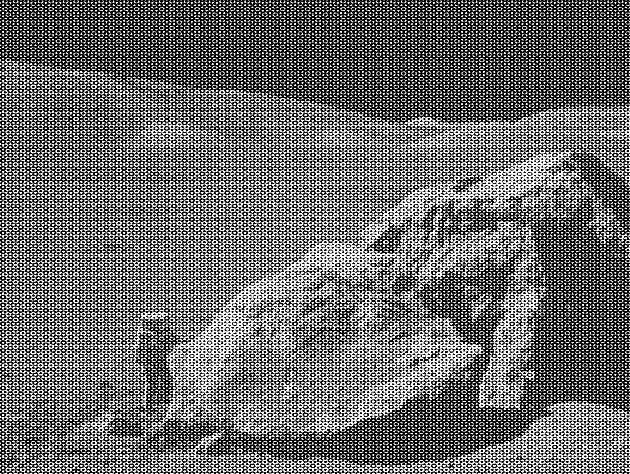
#> input picture moonlanding.png, 630 x 474 px
$ jupyter execute --allow-errors 09ex_Algorithms.ipynb   (shell and % lines are left out)
#> lines starting #> are read from the running program, lines starting #| are printed output that depends on the picture; long printed decimals are rounded
[cell 1]
from scipy import optimize, stats, interpolate, fftpack

import matplotlib as mpl
import numpy as np
import matplotlib.pyplot as plt
import pylab

1\. **Maximum wind speed prediction at the Sprogø station**

The exercise goal is to predict the maximum wind speed occurring every 50 years even if no measure exists for such a period. The available data are only measured over 21 years at the Sprogø meteorological station located in Denmark.

The annual maxima are supposed to fit a normal probability density function. However such function is not going to be estimated because it gives a probability from a wind speed maxima. Finding the maximum wind speed occurring every 50 years requires the opposite approach, the result needs to be found from a defined probability. That is the quantile function role and the exercise goal will be to find it. In the current model, it is supposed that the maximum wind speed occurring every 50 years is defined as the upper 2% quantile.

By definition, the quantile function is the inverse of the cumulative distribution function. The latter describes the probability distribution of an annual maxima. In the exercise, the cumulative probability $p_i$ for a given year i is defined as $p_i = i/(N+1)$ with $N = 21$, the number of measured years. Thus it will be possible to calculate the cumulative probability of every measured wind speed maxima. From those experimental points, the scipy.interpolate module will be very useful for fitting the quantile function. Finally the 50 years maxima is going to be evaluated from the cumulative probability of the 2% quantile.

Practically, load the dataset:

```python
import numpy as np
max_speeds = np.load('max-speeds.npy')
years_nb = max_speeds.shape[0]
```

Compute then the cumulative probability $p_i$ (`cprob`) and sort the maximum speeds from the data. Use then the  UnivariateSpline from scipy.interpolate to define a quantile function and thus estimate the probabilities.

In the current model, the maximum wind speed occurring every 50 years is defined as the upper 2% quantile. As a result, the cumulative probability value will be:

```python
fifty_prob = 1. - 0.02
```

So the storm wind speed occurring every 50 years can be guessed as:

``` python
fifty_wind = quantile_func(fifty_prob)
```

[cell 2]
import numpy as np
#> (the rest of this cell did not finish here and is left out)

2\. **Curve fitting of temperature in Alaska**

The temperature extremes in Alaska for each month, starting in January, are given by (in degrees Celcius):

max:  17,  19,  21,  28,  33,  38, 37,  37,  31,  23,  19,  18

min: -62, -59, -56, -46, -32, -18, -9, -13, -25, -46, -52, -58

* Plot these temperature extremes.
* Define a function that can describe min and max temperatures.
* Fit this function to the data with scipy.optimize.curve_fit().
* Plot the result. Is the fit reasonable? If not, why?
* Is the time offset for min and max temperatures the same within the fit accuracy?

[cell 3]
maxima = [17,  19,  21,  28,  33,  38, 37,  37,  31,  23,  19,  18]
minima = [-62, -59, -56, -46, -32, -18, -9, -13, -25, -46, -52, -58]

fig, (ax0, ax1) = plt.subplots(nrows=1, ncols=2, figsize=(12, 6))

def gauss(x, H, A, x0, sigma):
    return H + A * np.exp(-(x - x0) ** 2 / (2 * sigma ** 2))

x = np.linspace(0, len(maxima)-1, 100)

params, params_covariance = optimize.curve_fit(gauss, range(0, len(maxima)), maxima, p0=[-60, 50, 6, 2])
ax0.scatter(range(0, len(maxima)), maxima, label = 'massimi', c='r')
ax0.plot(x, gauss(x, params[0], params[1], params[2], params[3]), label='fitted curve')
ax0.legend()

print(params)

params, params_covariance = optimize.curve_fit(gauss, range(0, len(minima)), minima, p0=[-60, 50, 6, 2])
ax1.scatter(range(0, len(minima)), minima, label = 'minimi', c='r')
ax1.plot(x, gauss(x, params[0], params[1], params[2], params[3]), label='fitted curve')
ax1.legend()

print(params)
# The plot seem reasonable, exept for the fact that there seem to be two maxima in the maxima

stats.ttest_ind(maxima, minima)
# The result of the t-test says that they are not compatible
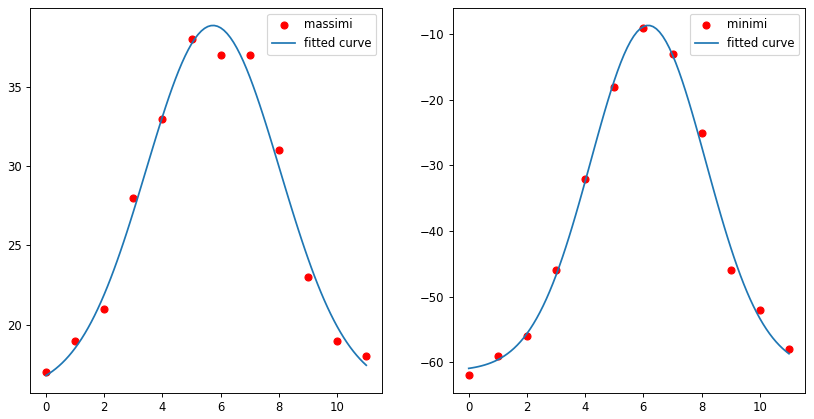
#> figure drawn by matplotlib, 2 panels; panel 1: curve peaks at x = 5.78, y = 38.87; panel 2: curve peaks at x = 6.11, y = -8.69

3\. **2D minimization of a six-hump camelback function**

$$
f(x,y) = \left(4-2.1x^2+\frac{x^4}{3} \right) x^2 +xy + (4y^2 -4)y^2
$$

has multiple global and local minima. Find the global minima of this function.

Hints:

* Variables can be restricted to $-2 < x < 2$ and $-1 < y < 1$.
* Use numpy.meshgrid() and pylab.imshow() to find visually the regions.
* Use scipy.optimize.minimize(), optionally trying out several of its methods.

How many global minima are there, and what is the function value at those points? What happens for an initial guess of $(x, y) = (0, 0)$ ?

[cell 4]
# Define the function
def f(x, y):
    return ((4 - 2.1*x**2 + x**4/3)*x**2 + x*y + (4*y**2 - 4)*y**2)
# To evaluate the minima in multiple dimensions, better to use lambda functions
fun = lambda x: (4 - 2.1*x[0]**2 + x[0]**4/3)*x[0]**2 + x[0]*x[1] + (4*x[1]**2 - 4)*x[1]**2

# Define the dimension of analisys
X = np.arange(-2, 2, 0.05)
Y = np.arange(-1, 1, 0.05)
X, Y = np.meshgrid(X, Y)

# Visually see the function in that region
pylab.imshow(f(X, Y), extent=[np.min(X), np.max(X), np.min(Y), np.max(Y)], interpolation='nearest')
plt.show()
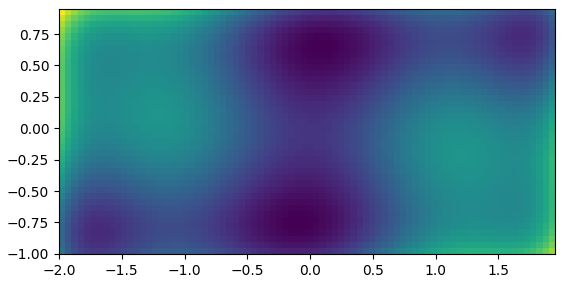
#> figure drawn by matplotlib, 1 panel

# Find the minima
x_init = [-1, -1]
solution = optimize.minimize(fun, x_init)
print(solution.x)

# For different initial guess, the two minima found are:
# [ 0.08984197, -0.71265635] (upper one)
# [-0.08984198,  0.71265633] (lower one)
# But for the initial guess [0, 0], the output is exactly [0, 0]

[cell 5]
# CHECK THR SOLUTION USING MATHEMATICA AND IN ONE DIMENSION
# One can use the method given by Scipy
from scipy.optimize import basinhopping

def f(x, y):
    return ((4 - 2.1*x**2 + x**4/3)*x**2 + x*y + (4*y**2 - 4)*y**2)

margin_up = 0
margin_down = -2
x = np.linspace(margin_down, margin_up, 1000)
y = np.linspace(margin_down, margin_up, 1000)

x0, y0 = -0.089842, 0.712656 # Found using mathematica
solution = basinhopping(f, x0, stepsize=1, minimizer_kwargs={'args': (y0,)})

plt.plot(x, f(x, y0),'r-')
plt.axvline(solution.x)
print(solution.x)
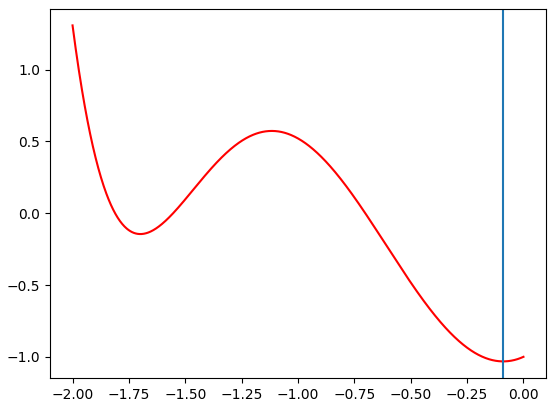
#> figure drawn by matplotlib, 1 panel; curve peaks at x = -2, y = 1.31

4\. **FFT of a simple dataset**

Performe a periodicity analysis on the lynxs-hares population

5\. **FFT of an image**

* Examine the provided image `moonlanding.png`, which is heavily contaminated with periodic noise. In this exercise, we aim to clean up the noise using the Fast Fourier Transform.
* Load the image using pylab.imread().
* Find and use the 2-D FFT function in scipy.fftpack, and plot the spectrum (Fourier transform of) the image. Do you have any trouble visualising the spectrum? If so, why?
* The spectrum consists of high and low frequency components. The noise is contained in the high-frequency part of the spectrum, so set some of those components to zero (use array slicing).
* Apply the inverse Fourier transform to see the resulting image.

[cell 6]
# CLEAN THE PHOTO
# Load the data image (matrix)
sig = pylab.imread("moonlanding.png")
#> sig is the input picture: shape (474, 630) float32; min 0, max 1, mean 0.424

# Show the initial result of the data in a good picture
fig, (ax0, ax1) = plt.subplots(nrows=1, ncols=2, figsize=(18, 9))
ax0.imshow(sig, cmap=plt.cm.gray)

# Perform a 2-D fft taking the real part
sig_fft = fftpack.fft2(sig)
edited_sig_fft = sig_fft.copy()
power = np.abs(sig_fft)

# And then removing it also from the signal
percent = 99.9
edited_sig_fft[power > np.percentile(power, percent)] = 0
print('We will keep all signals with power less than', np.percentile(power, percent))
#| We will keep all signals with power less than 1247.141

# Apply the inverse fft
inverse = fftpack.ifft2(edited_sig_fft)
ax1.imshow(np.real(inverse), cmap=plt.cm.gray)


# FRERQUENCIES ANALISYS
sample_freq = fftpack.fftfreq(sig.size)
power = power.reshape(sample_freq.shape)
# There is a problem visualizing the spectrum: the power have been reshaped because of their incompatibile shape

# Plot the FFT power w.r.t. frequency
fig1, (ax2, ax3) = plt.subplots(nrows=1, ncols=2, figsize=(10, 5))
ax2.plot(sample_freq, power)

# Deleting the troubling part of the signal through slicing
power[power>np.percentile(power, percent)] = 0

# Plot the FFT power w.r.t. frequency (after the remotion of the high frequencies noise)
ax3.plot(sample_freq, power)
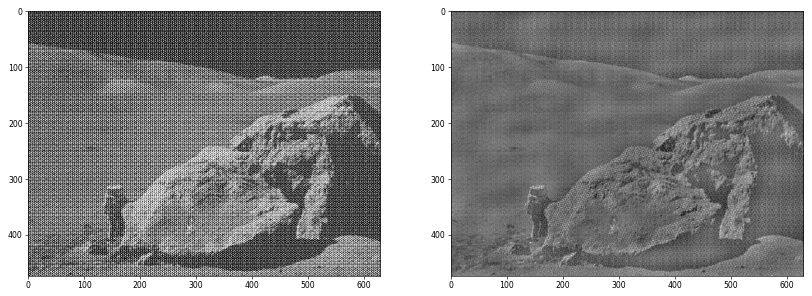
#> figure drawn by matplotlib, 2 panels
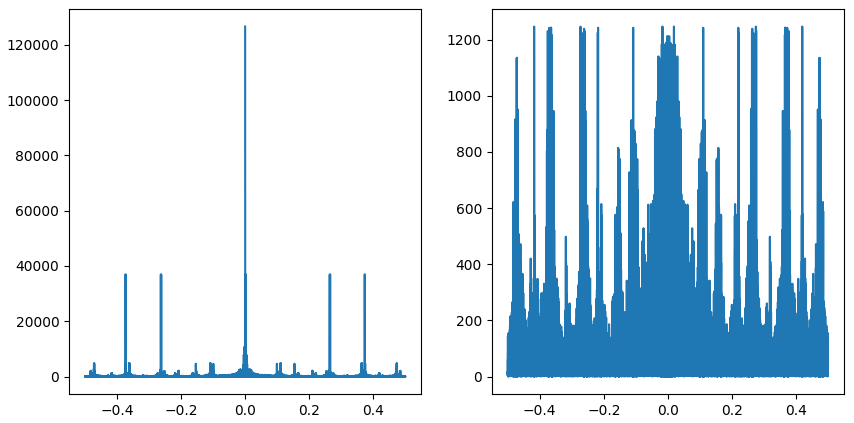
#> figure drawn by matplotlib, 2 panels
